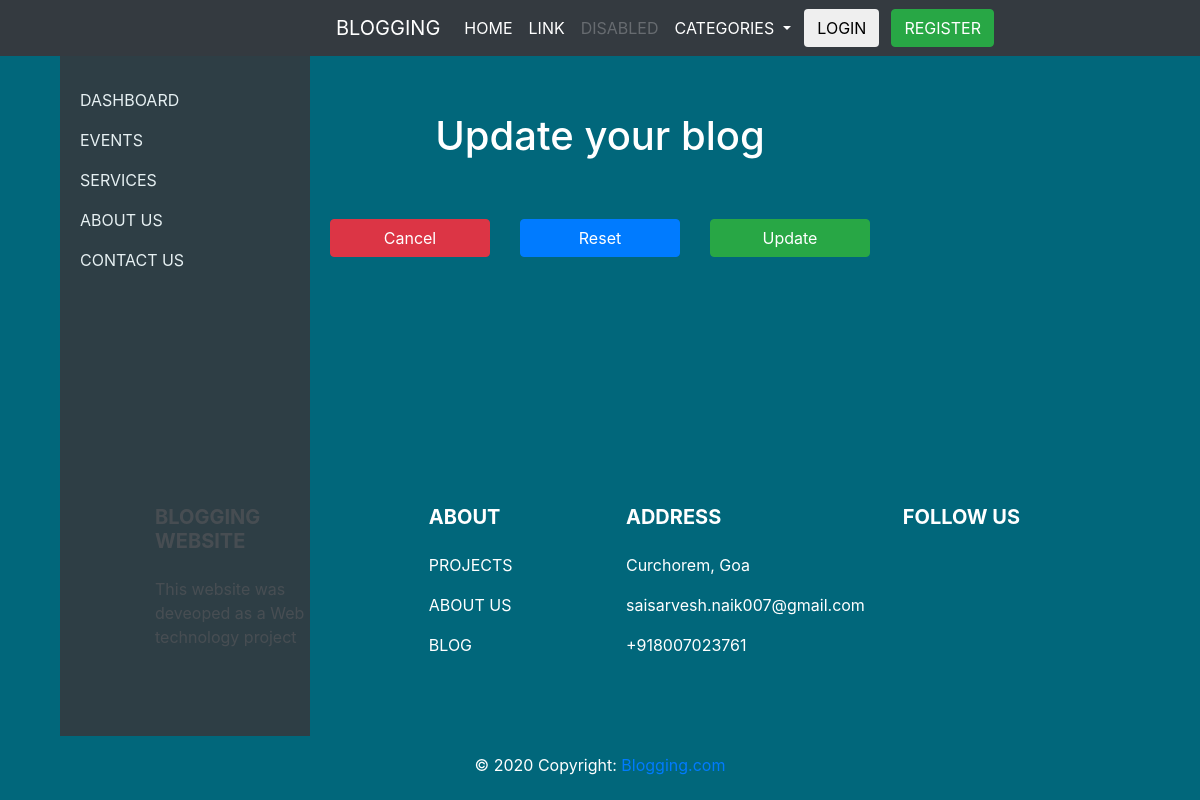
Page /view_blogs/update_blog.php on the earlier database version.
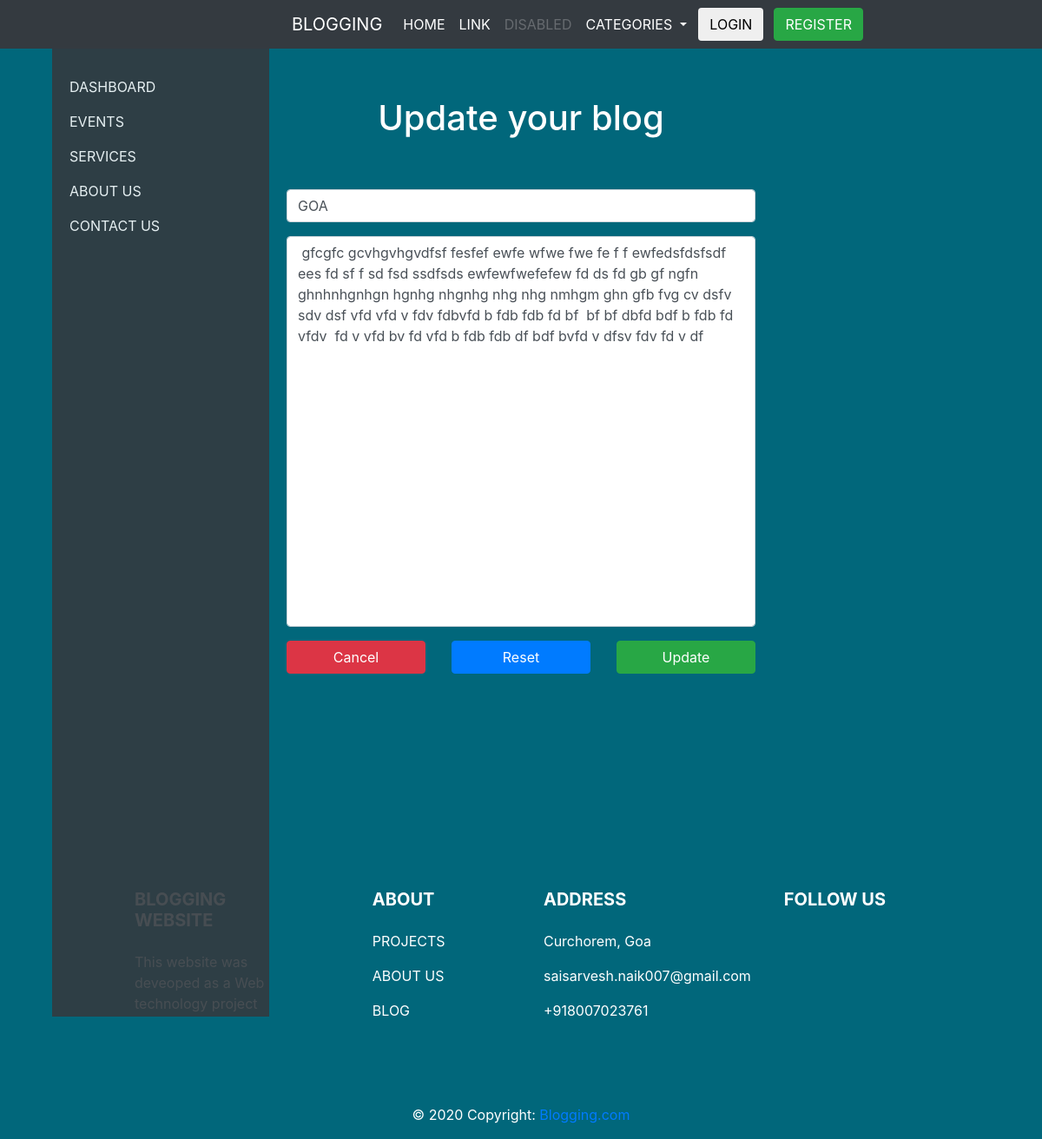
Same page on the later database version.
### tables this page shows
CREATE TABLE `blogs` (
  `blog_id` int(11) NOT NULL,
  `blog_category` varchar(100) NOT NULL,
  `blog_title` varchar(50) NOT NULL,
  `blog_pic` varchar(200) NOT NULL,
  `blog_short_desc` varchar(100) NOT NULL,
  `blog_desc` varchar(5000) NOT NULL,
  `user_id` int(11) NOT NULL,
  `created_date_time` timestamp NOT NULL DEFAULT current_timestamp(),
  `modified_date_time` datetime NOT NULL,
  `deleted_date_time` datetime NOT NULL,
  `status` int(11) NOT NULL DEFAULT 0 COMMENT '0-shown,1-hidden,2-deleted'
);

### view_blogs/update_blog.php (the view, shortened to what this page needs)
<!DOCTYPE html>
<html lang="en">
<head>
	<link rel="stylesheet" type="text/css" href="../css/bootstrap.min.css">
	<link rel="stylesheet" type="text/css" href="../style.css">
	<link rel="stylesheet" type="text/css" href="../sidebar.css">
</head>
<body>
	<?php
	require '../header.php';
	?>
	<?php
	require '../sidebar.php';
	?>
	<section>
		<div class="container">
			<form method="post" action="" enctype="multipart/form-data">
				<div class="row">
					<div class="col-md-12 text-center">
						<h1 style="color: white">Update your blog</h1>
					</div>
				</div>
				<div class="row">
					<div class="col-md-3"></div>
					<div class="col-md-6 text-center" style="margin-top: 50px">
						<?php
							require '../connect.php';
							$blog_id = $_GET['id'];
							$sql= $conn->prepare("SELECT * FROM blogs where blog_id='".$blog_id."' and status='0'");
							            $sql->execute();
							            $sql->setFetchMode(PDO::FETCH_ASSOC);
							            if($sql->rowCount()>0){
				              foreach (($sql->fetchAll()) as $key => $row) {
				              	echo '
						<div class="item form-group">
							<input type=button id="blog_id" style="display:none;" value="'.$blog_id.'">
							<input type="text"  required="required" class="form-control " id="blog_title" name="productname" value="'.$row['blog_title'].'">
						</div>
						<div class="item form-group">
							<textarea class="form-control blogTextarea" type="text" name="productnote"  id="blog_desc"> '.$row['blog_desc'].' </textarea>
						</div>';
							}
								}
								?>
					</div>
					<div class="col-md-3"></div>
				</div>
				<div class="row">
					<div class="col-md-3"></div>
					<div class="col-md-6">
						<div class="row">
							<div class="col-md-4">
								<div class="item form-group" style="text-align: right">
									<button class="btn btn-danger blogButtons" type="button"><a style="color:white" href="view_blogs.php">Cancel</a></button>
								</div>
							</div>
							<div class="col-md-4">
								<div class="item form-group" style="text-align: center;">
									<button class="btn btn-primary blogButtons" type="reset">Reset</button>
								</div>
							</div>
							<div class="col-md-4" >
								<div class="item form-group" style="text-align: left;">
									<button type="button" id="blogsubmit" class="btn btn-success blogButtons">Update</button>
								</div>
							</div>
						</div>
					</div>
					<div class="col-md-3"></div>
				</div>
			</form>
		</div>
	</section>
	<?php
	require '../footer.php';
	?>
</body>
</html>

### header.php (shortened to what this page needs)
<nav class="navbar navbar-expand-lg navbar-dark bg-dark">
  <a class="navbar-brand" style="margin-left: 320px" href="#">BLOGGING</a>
  <div class="collapse navbar-collapse" id="navbarSupportedContent">
    <ul class="navbar-nav mr-auto">
      <li class="nav-item active">
        <a class="nav-link" href="index.php">HOME <span class="sr-only">(current)</span></a>
      </li>
      <li class="nav-item active">
        <a class="nav-link" href="#">LINK</a>
      </li>
      <li class="nav-item">
        <a class="nav-link disabled" href="#" tabindex="-1" aria-disabled="true">DISABLED</a>
      </li>
      <li class="nav-item dropdown active">
        <a class="nav-link dropdown-toggle" href="#" id="navbarDropdown" role="button" data-toggle="dropdown" aria-haspopup="true" aria-expanded="false">
          CATEGORIES
        </a>
      </li>
    </ul>
    <form class="form-inline my-2 my-lg-0 form-navbar">
    <?php
               if (isset($_SESSION['user_name'])) {
echo '<h6 style="color:white;">  Hi '.$_SESSION["user_name"].' </h6> | <button class="btn btn-danger"><a href="logout.php" style="color:white">LOGOUT </a></button>';
               }
               else{
                echo '<button class="btn btn-outline-default"><a href="login.php" style="color:black">LOGIN </a></button>
      <button class="btn btn-success margin-left"><a href="register.php" style="color:white">REGISTER</a></button>';
               }
              ?>
    </form>
  </div>
</nav>

### sidebar.php (shortened to what this page needs)
<div id="wrapper" class="roundBorder">
    <div style="margin-left:-190px;" id="sidebar-wrapper" >
        <ul class="sidebar-nav">
           <br>
<?php
          if ($type_id=='0') {
            echo'           <li>
            <a style="color: white" href="#">DASHBOARD</a>
        </li>
        <li>
            <a style="color: white" href="blog_request.php">BLOG REQUEST</a>
        </li>
        <li>
            <a style="color: white" href="add_blogs.php">ADD BLOGS</a>
        </li>
        <li>
            <a style="color: white" href="view_blogs/view_blogs.php">YOUR BLOGS</a>
        </li>
        <li>
            <a style="color: white" href="#">EVENTS</a>
        </li>
        <li>
            <a style="color: white" href="services.php">SERVICES</a>
        </li>
        <li>
            <a style="color: white" href="about_us.php">ABOUT US</a>
        </li>
        <li>
            <a style="color: white" href="contact_us.php">CONTACT US</a>
        </li>
    </ul>
</div>
<div id="page-content-wrapper">
    <div class="container-fluid">
        <div class="row">
            <div class="col-lg-12">
                <h1></h1>
                <p></p>
                <p></p>
            </div>
        </div>
    </div>
</div>
</div>
';
        }
        else{
            echo'           <li>
            <a style="color: white" href="#">DASHBOARD</a>
        </li>
        <li>
            <a style="color: white" href="#">EVENTS</a>
        </li>
        <li>
            <a style="color: white" href="services.php">SERVICES</a>
        </li>
        <li>
            <a style="color: white" href="about_us.php">ABOUT US</a>
        </li>
        <li>
            <a style="color: white" href="contact_us.php">CONTACT US</a>
        </li>
    </ul>
</div>
<div id="page-content-wrapper">
    <div class="container-fluid">
        <div class="row">
            <div class="col-lg-12">
                <h1></h1>
                <p></p>
                <p></p>
            </div>
        </div>
    </div>
</div>
</div>
';
        }
        ?>

### footer.php (shortened to what this page needs)
<section>
<div class="container">
  <div class="row">
    <div class="col-md-1"></div>
    <div class="col-md-10">
<footer class="page-footer font-small mdb-color lighten-3 pt-4">
  <div class="container text-center text-md-left">
    <div class="row">
      <div class="col-md-4 col-lg-3 mr-auto my-md-4 my-0 mt-4 mb-1">
        <h5 style="color: white" class="font-weight-bold text-uppercase mb-4">Blogging website</h5>
        <p style="color: white">This website was deveoped as a Web technology project</p>
      </div>
      <div class="col-md-2 col-lg-2 mx-auto my-md-4 my-0 mt-4 mb-1">
        <h5 style="color: white" class="font-weight-bold text-uppercase mb-4">About</h5>
        <ul class="list-unstyled">
          <li>
            <p>
              <a style="color: white" href="#!">PROJECTS</a>
            </p>
          </li>
          <li>
            <p>
              <a style="color: white" href="#!">ABOUT US</a>
            </p>
          </li>
          <li>
            <p>
              <a style="color: white" href="#!">BLOG</a>
            </p>
          </li>
        </ul>
      </div>
      <div class="col-md-4 col-lg-3 mx-auto my-md-4 my-0 mt-4 mb-1">
        <h5 style="color: white" class="font-weight-bold text-uppercase mb-4">Address</h5>
        <ul class="list-unstyled">
          <li>
              <p style="color: white">Curchorem, Goa</p>
          </li>
          <li>
            <p style="color: white">saisarvesh.naik007@gmail.com</p>
          </li>
          <li>
            <p style="color: white">+918007023761</p>
          </li>
          <li>
            <p>
              <i class="fas fa-print mr-3"></i></p>
          </li>
        </ul>
      </div>
      <div class="col-md-2 col-lg-2 text-center mx-auto my-4">
        <h5 style="color: white" class="font-weight-bold text-uppercase mb-4">Follow Us</h5>
      </div>
    </div>
  </div>
  <div class="footer-copyright text-center py-3">© 2020 Copyright:
    <a href="https://mdbootstrap.com/">Blogging.com</a>
  </div>
</footer>
    </div>
    <div class="col-md-1"></div>
  </div>
</div>
</section>

### style.css (style rules this page uses)
.margin-left { margin-left: 12px !important; }
.form-navbar { margin-right: 190px !important }
body { background-image: url('images/solid.png'); background-attachment: fixed ; background-repeat: no-repeat; background-size: cover; background-position: center; }
footer { margin-top: 20%; left: 0; bottom: 0; width: 100%; color: white; text-align: center; }
.blogTextarea { height: 450px; resize: none; }
.blogButtons { height: 50%; width: 100%; }
.roundBorder { border-radius: 2%; }

### sidebar.css (style rules this page uses)
#wrapper { padding-left: 0; -webkit-transition: all 0.5s ease; -moz-transition: all 0.5s ease; -o-transition: all 0.5s ease; transition: all 0.5s ease; }
#sidebar-wrapper { z-index: 1000; position: fixed; opacity: 0.9; left: 250px; width: 0; height: 85%; overflow-y: auto; background: #343a40; -webkit-transition: all 0.5s ease; -moz-transition: all 0.5s ease; -o-transition: all 0.5s ease; transition: all 0.5s ease; }
#page-content-wrapper { width: 100%; position: absolute; padding: 15px; }
.sidebar-nav { position: absolute; top: 0; width: 250px; margin: 0; padding: 0; list-style: none; }
.sidebar-nav li { text-indent: 20px; line-height: 40px; }
.sidebar-nav li a { display: block; text-decoration: none; color: #999999; }
@media (min-width:768px) { #wrapper { padding-left: 250px; } }
@media (min-width:768px) { #sidebar-wrapper { width: 250px; } }
@media (min-width:768px) { #page-content-wrapper { padding: 20px; position: relative; } }

Differences in the rows shown:
added blogs: productname "GOA", productnote "gfcgfc gcvhgvhgvdfsf fesfef ewfe wfwe fwe fe f f ewfedsfdsfsdf ees fd sf f sd fsd ssdfsds ewfewfwefefew fd ds fd gb gf ngfn ghnhnhgnhgn hgnhg nhgnhg nhg nhg nmhgm ghn gfb fvg cv dsfv sdv dsf vfd vfd v fdv fdbvfd b fdb fdb fd bf bf bf dbfd bdf b fdb fd vfdv fd v vfd bv fd vfd b fdb fdb df bdf bvfd v dfsv fdv fd v df"
